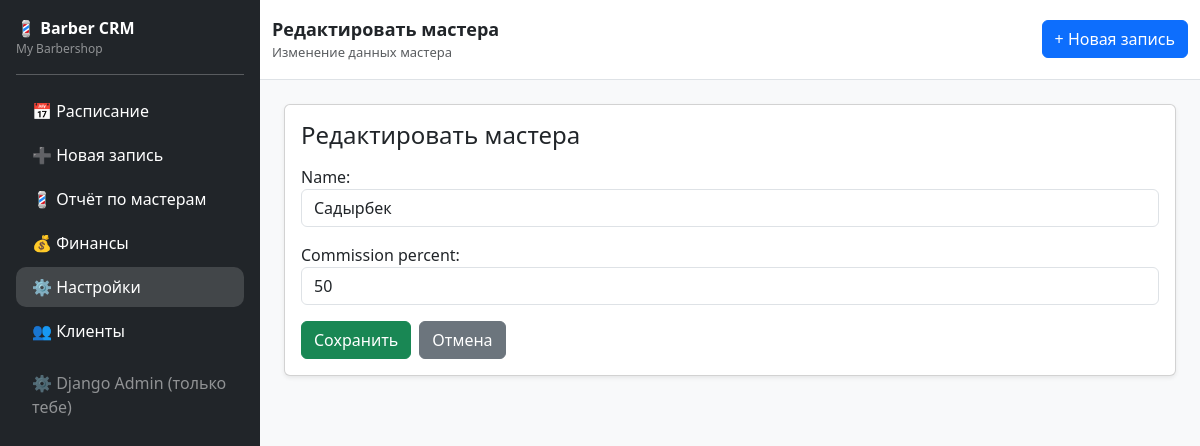
The page /settings/barbers/edit/4/ (signed in) on the database its author committed.
### core/models.py (models this page shows, shortened)
class TimestampedModel(models.Model):
    created_at = models.DateTimeField(auto_now_add=True)
    updated_at = models.DateTimeField(auto_now=True)
    class Meta:
        abstract = True

class Shop(TimestampedModel):
    owner = models.OneToOneField(
        User,
        on_delete=models.CASCADE,
        related_name="shop"
    )
    name = models.CharField(max_length=120)
    city = models.CharField(max_length=80, blank=True)
    phone = models.CharField(max_length=30, blank=True)

class Barber(TimestampedModel):
    shop = models.ForeignKey(
        Shop,
        on_delete=models.CASCADE,
        related_name="barbers"
    )
    name = models.CharField(max_length=120)
    phone = models.CharField(max_length=30, blank=True)
    is_active = models.BooleanField(default=True)
    commission_percent = models.PositiveSmallIntegerField(default=50)

### core/views.py (the view)
# urls.py: path("settings/barbers/edit/<int:barber_id>/", edit_barber, name="edit_barber"),
@login_required
def edit_barber(request, barber_id):
    shop = request.user.shop
    barber = get_object_or_404(Barber, id=barber_id, shop=shop)
    if request.method == "POST":
        form = BarberForm(request.POST, instance=barber)
        if form.is_valid():
            form.save()
            messages.success(request, "Мастер обновлён")
            return redirect("barbers_settings")
    else:
        form = BarberForm(instance=barber)
    return render(request, "edit_barber.html", {"form": form})

### core/forms.py
class BarberForm(forms.ModelForm):
    class Meta:
        model = Barber
        fields = ["name", "commission_percent"]
        widgets = {
            "name": forms.TextInput(attrs={"class": "form-control"}),
            "commission_percent": forms.NumberInput(attrs={"class": "form-control"}),
        }

### core/context_processors.py (called while the page is built)
def current_shop(request):
    return {"current_shop": Shop.objects.first()}

### core/templates/edit_barber.html (shortened to what this page needs)
{% extends "base.html" %}
{% block page_title %}
Редактировать мастера
{% endblock %}
{% block page_subtitle %}
Изменение данных мастера
{% endblock %}
{% block content %}
<div class="card shadow-sm">
<div class="card-body">
<h4 class="mb-3">Редактировать мастера</h4>
<form method="POST">
{{ form.as_p }}
<div class="mt-3 d-flex gap-2">
<button class="btn btn-success">
Сохранить
</button>
<a href="{% url 'barbers_settings' %}"
class="btn btn-secondary">
Отмена
</a>
</div>
</form>
</div>
</div>
{% endblock %}

### core/templates/base.html (shortened to what this page needs)
<!DOCTYPE html>
<html>
<head>
    <link href="https://cdn.jsdelivr.net/npm/bootstrap@5.3.2/dist/css/bootstrap.min.css" rel="stylesheet">
</head>
<body>
<div class="d-flex">
    <div class="bg-dark text-white p-3 sidebar">
        <div class="d-flex align-items-center justify-content-between">
            <div>
                <div class="fw-bold">💈 Barber CRM</div>
                <div class="text-white-50" style="font-size: 12px;">
                    {% if current_shop %}{{ current_shop.name }}{% else %}CRM{% endif %}
                </div>
            </div>
        </div>
        <hr>
        <ul class="nav flex-column gap-1">
            <li class="nav-item">
                <a class="nav-link text-white {% if request.path == '/today/' %}active{% endif %}"
                   href="{% url 'today_schedule' %}">
                    📅 Расписание
                </a>
            </li>
            <li class="nav-item">
                <a class="nav-link text-white {% if request.path == '/create/' %}active{% endif %}"
                   href="{% url 'create_appointment' %}">
                    ➕ Новая запись
                </a>
            </li>
            <li class="nav-item">
                <a class="nav-link text-white {% if request.path == '/barbers/' %}active{% endif %}"
                   href="{% url 'barber_report' %}">
                    💈 Отчёт по мастерам
                </a>
            </li>
            <li class="nav-item">
                <a class="nav-link text-white {% if request.path == '/finance/' %}active{% endif %}"
                   href="{% url 'finance_dashboard' %}">
                    💰 Финансы
                </a>
            </li>
            <li class="nav-item">
                <a class="nav-link text-white {% if '/settings/' in request.path %}active{% endif %}"
                  href="{% url 'settings_dashboard' %}">
                    ⚙ Настройки
                </a>
            </li>
            <li class="nav-item">
                <a class="nav-link text-white {% if '/clients/' in request.path %}active{% endif %}"
                    href="{% url 'clients_list' %}">
                    👥 Клиенты
                </a>
            </li>
            <li class="nav-item mt-2">
                <a class="nav-link text-white-50" href="/admin/">
                    ⚙ Django Admin (только тебе)
                </a>
            </li>
        </ul>
    </div>
    <div class="flex-fill bg-light">
        <div class="bg-white border-bottom">
            <div class="container-fluid py-3 d-flex justify-content-between align-items-center">
                <div>
                    <div class="fw-semibold" style="font-size: 18px;">
                        {% block page_title %}Панель{% endblock %}
                    </div>
                    <div class="text-muted" style="font-size: 13px;">
                        {% block page_subtitle %}{% endblock %}
                    </div>
                </div>
                <div class="d-flex gap-2">
                    <a class="btn btn-primary" href="{% url 'create_appointment' %}">+ Новая запись</a>
                </div>
            </div>
        </div>
        <div class="container-fluid p-4">
            {% block content %}{% endblock %}
        </div>
    </div>
</div>
</body>
</html>

### core/templates/base.html (style rules this page uses)
.sidebar { width: 260px; min-height: 100vh; }
.nav-link.active { background: rgba(255,255,255,.15); border-radius: 10px; }

### rows shown on the page
Shop: name "My Barbershop"
Barber: name "Садырбек", commission_percent "50"
